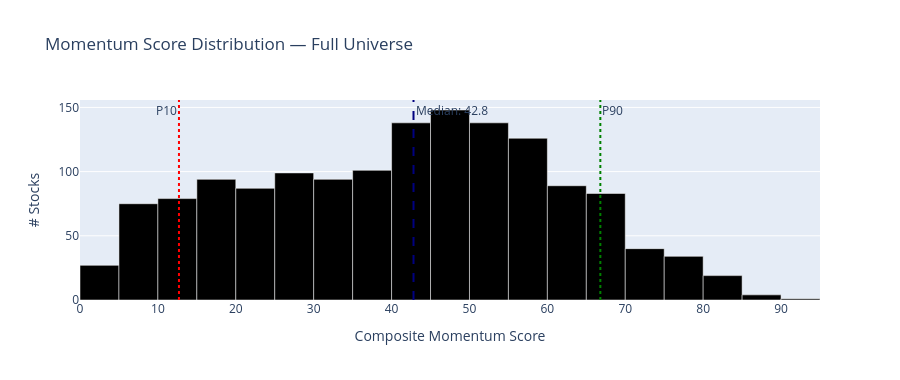

Write notebook code for a chart like this one.
### Markdown cell above
## 3. Momentum score distribution + WoW shift

### Code cell
scores_df = scores_raw.copy()

# Distribution histogram
fig = go.Figure()
fig.add_trace(go.Histogram(
    x=scores_df['score'], nbinsx=25,
    marker=dict(
        color=scores_df['score'],
        colorscale='RdYlGn',
        showscale=False,
        line=dict(color='white', width=0.5)
    ),
    name='Score Distribution'
))
median_score = scores_df['score'].median()
fig.add_vline(x=median_score, line_dash='dash', line_color='navy',
              annotation_text=f'Median: {median_score:.1f}', annotation_position='top right')
fig.add_vline(x=scores_df['score'].quantile(0.9), line_dash='dot', line_color='green',
              annotation_text='P90', annotation_position='top right')
fig.add_vline(x=scores_df['score'].quantile(0.1), line_dash='dot', line_color='red',
              annotation_text='P10', annotation_position='top left')
fig.update_layout(
    title='Momentum Score Distribution — Full Universe',
    height=380, xaxis_title='Composite Momentum Score', yaxis_title='# Stocks'
)
fig.show()

# Summary stats
summary = scores_df['score'].describe().rename('Value').round(2)
print(summary.to_string())

### Figure 1 — Plotly figure (JSON) as saved in the notebook; plotly's stock layout.template omitted (floating-point values rounded to 4 significant figures; data arrays with more than 128 entries replaced by an {"elided": "..."} marker saying what was removed)
{"data": [{"marker": {"color": {"elided": "1476 float values"}, "colorscale": [[0, "rgb(165,0,38)"], [0.1, "rgb(215,48,39)"], [0.2, "rgb(244,109,67)"], [0.3, "rgb(253,174,97)"], [0.4, "rgb(254,224,139)"], [0.5, "rgb(255,255,191)"], [0.6, "rgb(217,239,139)"], [0.7, "rgb(166,217,106)"], [0.8, "rgb(102,189,99)"], [0.9, "rgb(26,152,80)"], [1, "rgb(0,104,55)"]], "line": {"color": "white", "width": 0.5}, "showscale": false}, "name": "Score Distribution", "nbinsx": 25, "type": "histogram", "x": {"elided": "1476 float values"}}], "layout": {"annotations": [{"showarrow": false, "text": "Median: 42.8", "x": 42.81, "xanchor": "left", "xref": "x", "y": 1, "yanchor": "top", "yref": "y domain"}, {"showarrow": false, "text": "P90", "x": 66.8, "xanchor": "left", "xref": "x", "y": 1, "yanchor": "top", "yref": "y domain"}, {"showarrow": false, "text": "P10", "x": 12.71, "xanchor": "right", "xref": "x", "y": 1, "yanchor": "top", "yref": "y domain"}], "height": 380, "shapes": [{"line": {"color": "navy", "dash": "dash"}, "type": "line", "x0": 42.81, "x1": 42.81, "xref": "x", "y0": 0, "y1": 1, "yref": "y domain"}, {"line": {"color": "green", "dash": "dot"}, "type": "line", "x0": 66.8, "x1": 66.8, "xref": "x", "y0": 0, "y1": 1, "yref": "y domain"}, {"line": {"color": "red", "dash": "dot"}, "type": "line", "x0": 12.71, "x1": 12.71, "xref": "x", "y0": 0, "y1": 1, "yref": "y domain"}], "title": {"text": "Momentum Score Distribution — Full Universe"}, "xaxis": {"title": {"text": "Composite Momentum Score"}}, "yaxis": {"title": {"text": "# Stocks"}}}}
